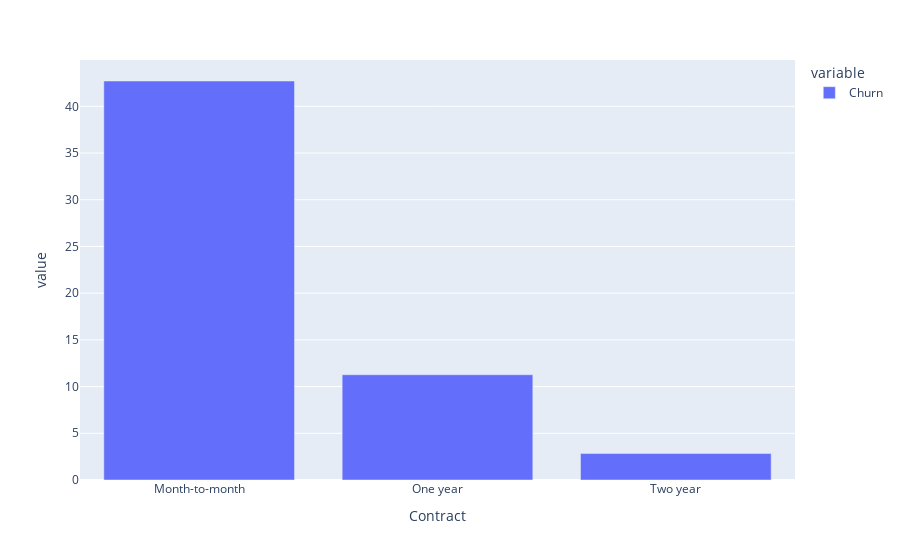

Write notebook code for a chart like this one.
### Code cell
df.groupby('Contract')['Churn'].mean().multiply(100).plot(kind = 'bar', backend = 'plotly')

### Figure 1 — Plotly figure (JSON) as saved in the notebook; plotly's stock layout.template omitted (floating-point values rounded to 4 significant figures)
{"data": [{"alignmentgroup": "True", "hovertemplate": "variable=Churn<br>Contract=%{x}<br>value=%{y}<extra></extra>", "legendgroup": "Churn", "marker": {"color": "#636efa", "pattern": {"shape": ""}}, "name": "Churn", "offsetgroup": "Churn", "orientation": "v", "showlegend": true, "textposition": "auto", "type": "bar", "x": ["Month-to-month", "One year", "Two year"], "xaxis": "x", "y": [42.71, 11.27, 2.832], "yaxis": "y"}], "layout": {"barmode": "relative", "legend": {"title": {"text": "variable"}, "tracegroupgap": 0}, "margin": {"t": 60}, "xaxis": {"anchor": "y", "domain": [0, 1], "title": {"text": "Contract"}}, "yaxis": {"anchor": "x", "domain": [0, 1], "title": {"text": "value"}}}}
